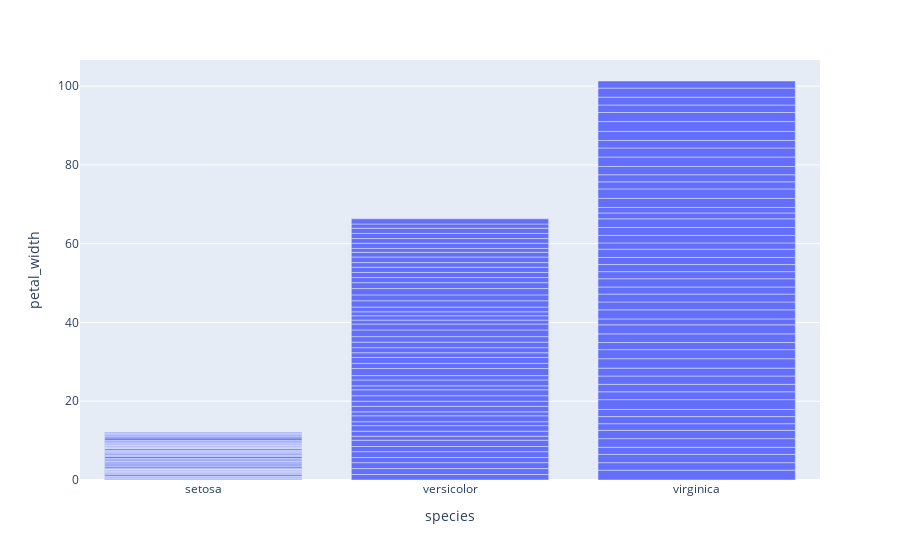

The notebook cell this image was saved under:
### Code cell
px.bar(Iris,x='species',y='petal_width')

### Figure 1 — Plotly figure (JSON) as saved in the notebook; plotly's stock layout.template omitted (floating-point values rounded to 4 significant figures; data arrays with more than 128 entries replaced by an {"elided": "..."} marker saying what was removed)
{"data": [{"alignmentgroup": "True", "hovertemplate": "species=%{x}<br>petal_width=%{y}<extra></extra>", "legendgroup": "", "marker": {"color": "#636efa"}, "name": "", "offsetgroup": "", "orientation": "v", "showlegend": false, "textposition": "auto", "type": "bar", "x": {"elided": "150 str values"}, "xaxis": "x", "y": {"elided": "150 float values"}, "yaxis": "y"}], "layout": {"barmode": "relative", "legend": {"tracegroupgap": 0}, "margin": {"t": 60}, "xaxis": {"anchor": "y", "domain": [0, 1], "title": {"text": "species"}}, "yaxis": {"anchor": "x", "domain": [0, 1], "title": {"text": "petal_width"}}}}
